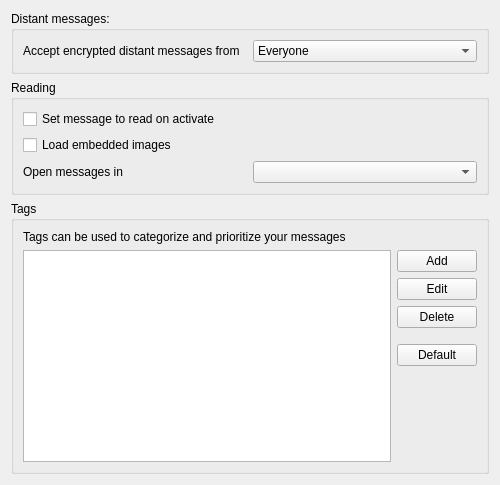
<?xml version="1.0" encoding="UTF-8"?>
<ui version="4.0">
 <class>MessagePage</class>
 <widget class="QWidget" name="MessagePage">
  <property name="geometry">
   <rect>
    <x>0</x>
    <y>0</y>
    <width>500</width>
    <height>485</height>
   </rect>
  </property>
  <property name="sizePolicy">
   <sizepolicy hsizetype="Expanding" vsizetype="Expanding">
    <horstretch>0</horstretch>
    <verstretch>0</verstretch>
   </sizepolicy>
  </property>
  <layout class="QVBoxLayout" name="verticalLayout">
   <item>
    <widget class="QGroupBox" name="groupBox_3">
     <property name="title">
      <string>Distant messages:</string>
     </property>
     <layout class="QGridLayout" name="gridLayout_3">
      <item row="0" column="2">
       <widget class="QComboBox" name="comboBox">
        <item>
         <property name="text">
          <string>Everyone</string>
         </property>
        </item>
        <item>
         <property name="text">
          <string>Contacts</string>
         </property>
        </item>
        <item>
         <property name="text">
          <string>Nobody</string>
         </property>
        </item>
       </widget>
      </item>
      <item row="0" column="1">
       <widget class="QLabel" name="label_2">
        <property name="text">
         <string>Accept encrypted distant messages from</string>
        </property>
       </widget>
      </item>
     </layout>
    </widget>
   </item>
   <item>
    <widget class="QGroupBox" name="groupBox">
     <property name="title">
      <string>Reading</string>
     </property>
     <layout class="QGridLayout" name="gridLayout_2">
      <item row="0" column="0">
       <widget class="QCheckBox" name="setMsgToReadOnActivate">
        <property name="text">
         <string>Set message to read on activate</string>
        </property>
       </widget>
      </item>
      <item row="1" column="0">
       <widget class="QCheckBox" name="loadEmbeddedImages">
        <property name="text">
         <string>Load embedded images</string>
        </property>
       </widget>
      </item>
      <item row="2" column="0">
       <layout class="QHBoxLayout" name="horizontalLayout">
        <item>
         <widget class="QLabel" name="openLabel">
          <property name="text">
           <string>Open messages in</string>
          </property>
         </widget>
        </item>
        <item>
         <widget class="QComboBox" name="openComboBox"/>
        </item>
       </layout>
      </item>
     </layout>
    </widget>
   </item>
   <item>
    <widget class="QGroupBox" name="groupBox_2">
     <property name="title">
      <string>Tags</string>
     </property>
     <layout class="QGridLayout" name="gridLayout">
      <item row="0" column="0" colspan="2">
       <widget class="QLabel" name="label">
        <property name="text">
         <string>Tags can be used to categorize and prioritize your messages</string>
        </property>
       </widget>
      </item>
      <item row="4" column="1">
       <spacer name="verticalSpacer_2">
        <property name="orientation">
         <enum>Qt::Vertical</enum>
        </property>
        <property name="sizeType">
         <enum>QSizePolicy::Fixed</enum>
        </property>
        <property name="sizeHint" stdset="0">
         <size>
          <width>20</width>
          <height>10</height>
         </size>
        </property>
       </spacer>
      </item>
      <item row="1" column="0" rowspan="6">
       <widget class="QListWidget" name="tags_listWidget"/>
      </item>
      <item row="1" column="1">
       <widget class="QPushButton" name="addpushButton">
        <property name="text">
         <string>Add</string>
        </property>
       </widget>
      </item>
      <item row="2" column="1">
       <widget class="QPushButton" name="editpushButton">
        <property name="text">
         <string>Edit</string>
        </property>
       </widget>
      </item>
      <item row="6" column="1">
       <spacer name="verticalSpacer">
        <property name="orientation">
         <enum>Qt::Vertical</enum>
        </property>
        <property name="sizeHint" stdset="0">
         <size>
          <width>38</width>
          <height>116</height>
         </size>
        </property>
       </spacer>
      </item>
      <item row="3" column="1">
       <widget class="QPushButton" name="deletepushButton">
        <property name="text">
         <string>Delete</string>
        </property>
       </widget>
      </item>
      <item row="5" column="1">
       <widget class="QPushButton" name="defaultTagButton">
        <property name="text">
         <string>Default</string>
        </property>
       </widget>
      </item>
     </layout>
    </widget>
   </item>
  </layout>
 </widget>
 <resources/>
 <connections/>
</ui>
